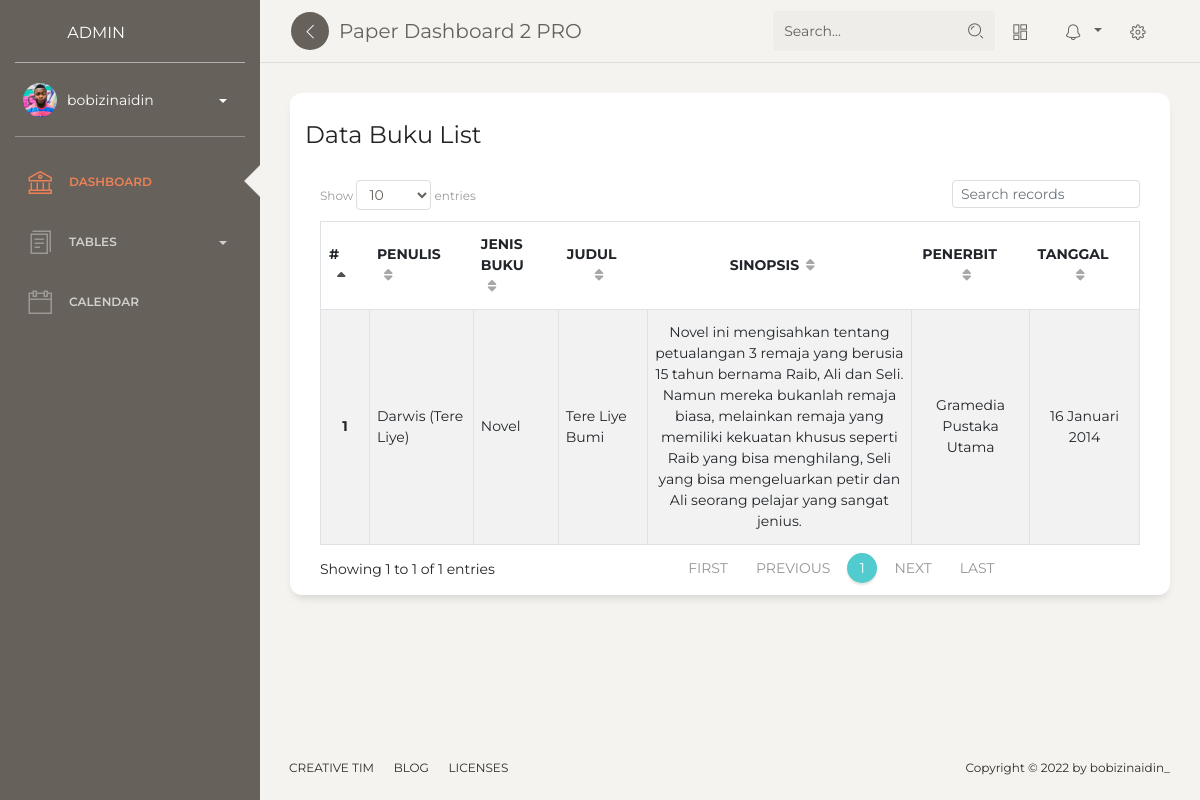
The page /dashboard/buku/ (signed in) on the database as committed earlier.
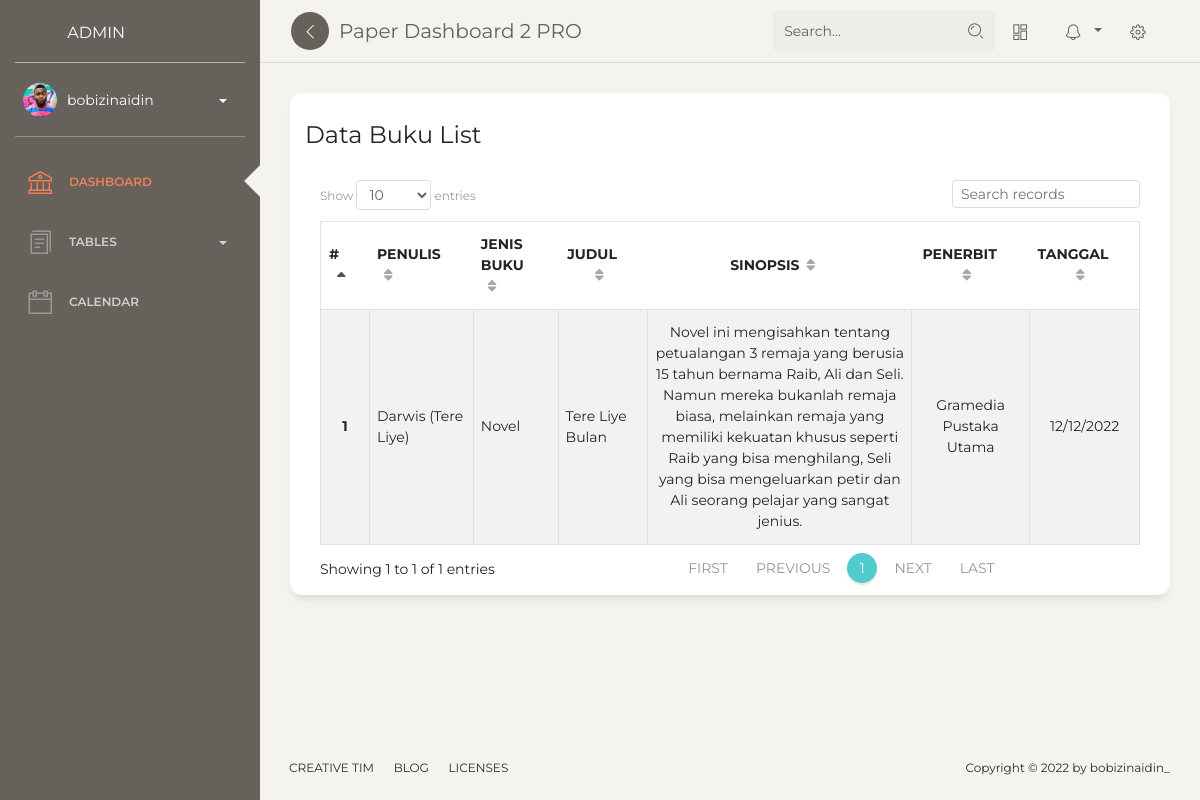
The same page on the database as committed later.
### buku/models.py (models this page shows, shortened)
class Buku(models.Model):
    penulis = models.CharField(max_length=100)
    jenis_buku = models.CharField(max_length=100)
    judul = models.CharField(max_length=100)
    penerbit = models.CharField(max_length=100)
    date = models.CharField(max_length=100)
    sinopsis = models.TextField()
    class Meta:
        verbose_name_plural = "Buku"

### buku/views.py (the view)
# urls.py: path('buku/', TabelBuku, name='Tbuku'),
@login_required
def TabelBuku(request):
    template_name= 'back/Tabel_buku/TBuku.html'
    list_buku = Buku.objects.all()
    context = {
        'title': 'ini halaman List Buku',
        'buku' : list_buku
    }
    return render(request, template_name, context)

### templates/back/Tabel_buku/TBuku.html (shortened to what this page needs)
{% extends 'back/base.html' %}
{% load static %}
{% block content %}
<div class="content">
    <div class="row">
        <div class="col-md-12">
            <div class="card">
                <div class="card-header">
                    <h4 class="card-title">Data Buku List</h4>
                </div>
                <div class="card-body">
                    <table id="datatable" class="table table-striped table-bordered" cellspacing="0" width="100%">
                        <thead>
                            <tr>
                                <th class="text-center">#</th>
                                <th class="text-left">Penulis</th>
                                <th class="text-left">Jenis Buku</th>
                                <th class="text-center">Judul</th>
                                <th class="text-center">Sinopsis</th>
                                <th class="text-center">Penerbit</th>
                                <th class="text-center">Tanggal</th>
                            </tr>
                        </thead>
                        <tbody>
                            {% for index in buku %}
                            <tr>
                                <th class="text-center" scope="row">{{ forloop.counter }}</th>
                                <td>{{ index.penulis }}</td>
                                <td>{{ index.jenis_buku }}</td>
                                <td>{{ index.judul }}</td>
                                <td class="text-center">{{ index.sinopsis }}</td>
                                <td class="text-center">{{ index.penerbit }}</td>
                                <td class="text-center">{{ index.date }}</td>
                            </tr>
                            {% endfor %}
                        </tbody>
                    </table>
                </div>
            </div>
        </div>
    </div>
</div>
{% endblock content %}

### templates/back/base.html (shortened to what this page needs)
{% load static %}
<!DOCTYPE html>
<html lang="en">
<head>
  <link rel="stylesheet" href="https://cdn.jsdelivr.net/npm/bootstrap-icons@1.10.2/font/bootstrap-icons.css">
  <link href="https://maxcdn.bootstrapcdn.com/font-awesome/latest/css/font-awesome.min.css" rel="stylesheet">
  <link href="{% static 'back/css/bootstrap.min.css' %}" rel="stylesheet" />
  <link href="{% static 'back/css/paper-dashboard.css' %}?v=2.1.1" rel="stylesheet" />
  <link href="{% static 'back/demo/demo.css' %}" rel="stylesheet" />
</head>
<body class="">
  <div class="wrapper ">
    <div class="sidebar" data-color="default" data-active-color="danger">
      <div class="logo">
        {% if request.session.is_operator == 'operator' %}
        <a href="{% url 'dashboard' %}" class="simple-text logo-normal">
          Operator
          <!-- <div class="logo-image-big">
            <img src="../assets/img/logo-big.png">
          </div> -->
        </a>
        {% else %}
        <a href="{% url 'dashboard' %}" class="simple-text logo-normal">
          Admin
        </a>
        {% endif %}
      </div>
      <div class="sidebar-wrapper">
        <div class="user">
          <div class="photo">
            <img src="{% static 'back/img/faces/ayo-ogunseinde-2.jpg' %}" />
          </div>
          <div class="info">
            <a data-toggle="collapse" href="#collapseExample" class="collapsed">
              <span>
                {{request.user}}
                <b class="caret"></b>
              </span>
            </a>
          </div>
        </div>
        <ul class="nav">
          <li class="active">
            <a href="{% url 'dashboard' %}">
              <i class="nc-icon nc-bank"></i>
              <p>Dashboard</p>
            </a>
          </li>
          <li>
            <a data-toggle="collapse" href="#tablesExamples">
              <i class="nc-icon nc-single-copy-04"></i>
              <p>
                Tables <b class="caret"></b>
              </p>
            </a>
          </li>
          <li>
            <a href="{% url 'calendar' %}">
              <i class="nc-icon nc-calendar-60"></i>
              <p>Calendar</p>
            </a>
          </li>
        </ul>
      </div>
    </div>
    <div class="main-panel">
      <nav class="navbar navbar-expand-lg navbar-absolute fixed-top navbar-transparent">
        <div class="container-fluid">
          <div class="navbar-wrapper">
            <div class="navbar-minimize">
              <button id="minimizeSidebar" class="btn btn-icon btn-round">
                <i class="nc-icon nc-minimal-left text-center visible-on-sidebar-regular"></i>
              </button>
            </div>
            <a class="navbar-brand" href="javascript:;">Paper Dashboard 2 PRO</a>
          </div>
          <div class="collapse navbar-collapse justify-content-end" id="navigation">
            <form>
              <div class="input-group no-border">
                <input type="text" value="" class="form-control" placeholder="Search...">
                <div class="input-group-append">
                  <div class="input-group-text">
                    <i class="nc-icon nc-zoom-split"></i>
                  </div>
                </div>
              </div>
            </form>
            <ul class="navbar-nav">
              <li class="nav-item">
                <a class="nav-link btn-magnify" href="javascript:;">
                  <i class="nc-icon nc-layout-11"></i>
                </a>
              </li>
              <li class="nav-item btn-rotate dropdown">
                <a class="nav-link dropdown-toggle" href="http://example.com" id="navbarDropdownMenuLink"
                  data-toggle="dropdown" aria-haspopup="true" aria-expanded="false">
                  <i class="nc-icon nc-bell-55"></i>
                </a>
              </li>
              <li class="nav-item">
                <a class="nav-link btn-rotate" href="javascript:;">
                  <i class="nc-icon nc-settings-gear-65"></i>
                </a>
              </li>
            </ul>
          </div>
        </div>
      </nav>
      {% block content %}
      {% endblock content %}
      <footer class="footer footer-black  footer-white ">
        <div class="container-fluid">
          <div class="row">
            <nav class="footer-nav">
              <ul>
                <li><a href="https://www.creative-tim.com" target="_blank">Creative Tim</a></li>
                <li><a href="{% url 'berita' %}" target="_blank">Blog</a></li>
                <li><a href="https://www.creative-tim.com/license" target="_blank">Licenses</a></li>
              </ul>
            </nav>
            <div class="credits ml-auto">
              <span class="copyright">
                Copyright ©
                 by bobizinaidin_
              </span>
            </div>
          </div>
        </div>
      </footer>
    </div>
  </div>
</body>
</html>

Rows that differ between the two databases and show on the page:
changed Buku "Darwis (Tere Liye)": judul "Tere Liye Bumi" → "Tere Liye Bulan"; date "16 Januari 2014" → "12/12/2022"
